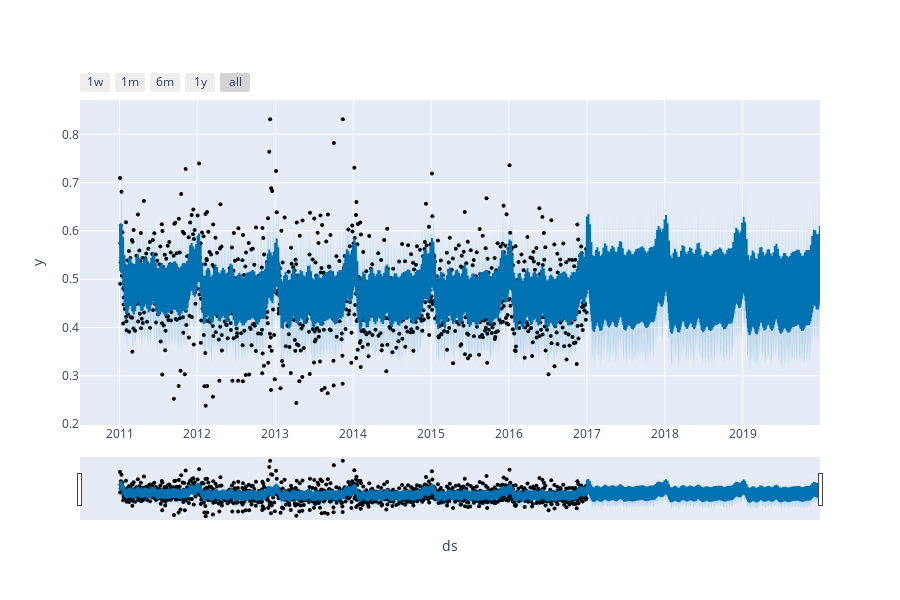

The code cell stored with this chart in its notebook:
### Code cell
plot_plotly(m_rec, forecast_rec)

### Figure 1 — Plotly figure (JSON) as saved in the notebook; plotly's stock layout.template omitted (floating-point values rounded to 4 significant figures; data arrays with more than 128 entries replaced by an {"elided": "..."} marker saying what was removed)
{"data": [{"marker": {"color": "black", "size": 4}, "mode": "markers", "name": "Actual", "type": "scatter", "x": {"elided": "1565 str values"}, "y": {"elided": "1565 float values"}}, {"hoverinfo": "skip", "line": {"width": 0}, "mode": "lines", "type": "scatter", "x": {"elided": "2660 str values"}, "y": {"elided": "2660 float values"}}, {"fill": "tonexty", "fillcolor": "rgba(0, 114, 178, 0.2)", "line": {"color": "#0072B2", "width": 2}, "mode": "lines", "name": "Predicted", "type": "scatter", "x": {"elided": "2660 str values"}, "y": {"elided": "2660 float values"}}, {"fill": "tonexty", "fillcolor": "rgba(0, 114, 178, 0.2)", "hoverinfo": "skip", "line": {"width": 0}, "mode": "lines", "type": "scatter", "x": {"elided": "2660 str values"}, "y": {"elided": "2660 float values"}}], "layout": {"height": 600, "showlegend": false, "width": 900, "xaxis": {"rangeselector": {"buttons": [{"count": 7, "label": "1w", "step": "day", "stepmode": "backward"}, {"count": 1, "label": "1m", "step": "month", "stepmode": "backward"}, {"count": 6, "label": "6m", "step": "month", "stepmode": "backward"}, {"count": 1, "label": "1y", "step": "year", "stepmode": "backward"}, {"step": "all"}]}, "rangeslider": {"visible": true}, "title": {"text": "ds"}, "type": "date"}, "yaxis": {"title": {"text": "y"}}}}
